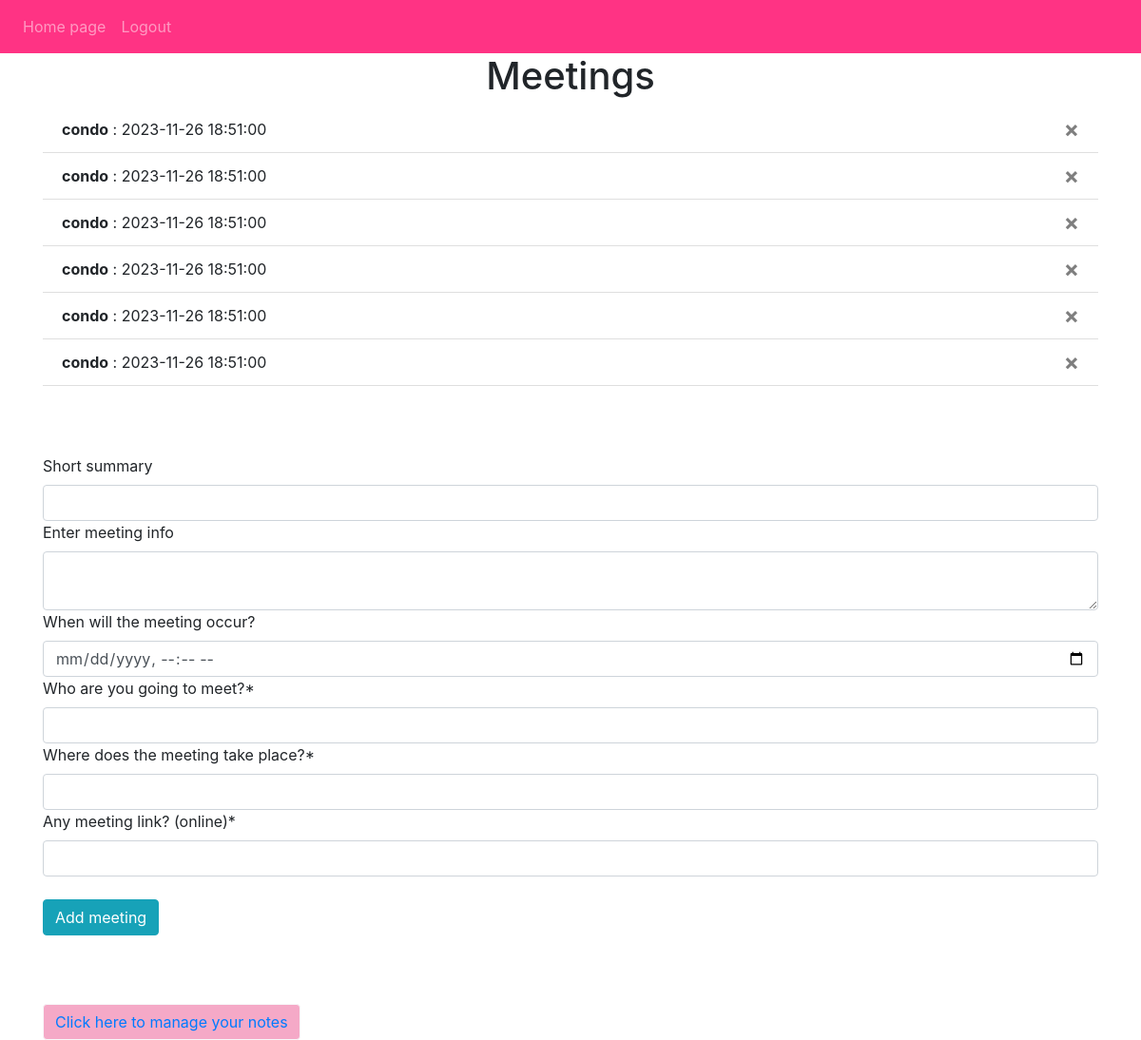
Page /meetings (signed in) on the earlier database version.
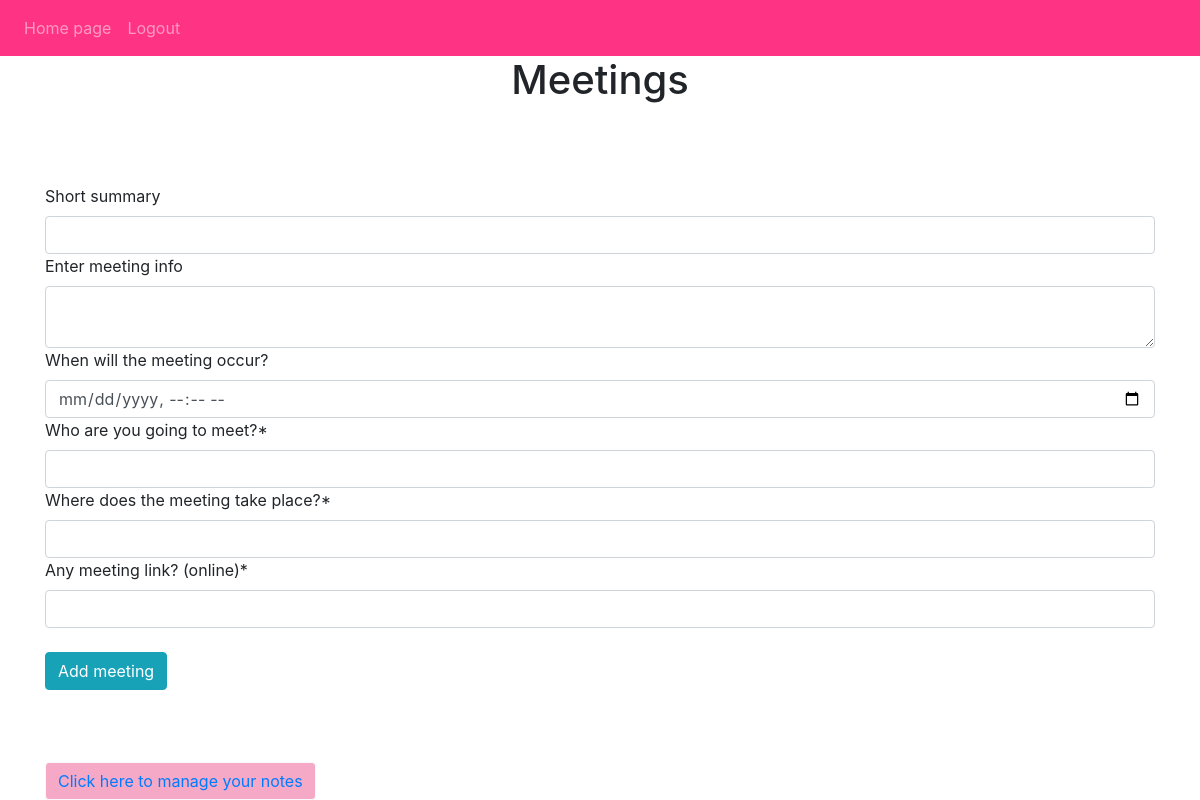
Same page on the later database version.
### planner/models.py (models this page shows)
class Meeting(db.Model):
    id = db.Column(db.Integer, primary_key=True)
    summary = db.Column(db.String(50))
    info = db.Column(db.String(1000))
    when = db.Column(db.DateTime(timezone=True))
    who = db.Column(db.String(50), nullable=True)
    place = db.Column(db.String(50), nullable=True)
    meeting_link = db.Column(db.String(1000), nullable=True)
    date_created = db.Column(db.DateTime(timezone=True), default=func.now())
    user_id = db.Column(db.Integer, db.ForeignKey('user.id'))

### planner/views.py (the view, shortened to what this page needs)
@views.route('/meetings', methods=['GET', 'POST'])
@login_required
def meetings():
    return render_template('meetings.html', user=current_user)

### planner/__init__.py (called while the page is built)
def create_app():
    app = Flask(__name__)
    app.config['SECRET_KEY'] = 'abcd1234efgh5678'
    app.config['SQLALCHEMY_DATABASE_URI'] = f'sqlite:///{DB_NAME}'
    db.init_app(app)
    from .views import views
    from .auth import auth
    app.register_blueprint(views, url_prefix='/')
    app.register_blueprint(auth, url_prefix='/')
    from .models import User, Note, Meeting
    with app.app_context():
        if not path.exists(f'instance/{DB_NAME}'):
            db.create_all()
            print('Created Database!')
    login_manager = LoginManager()
    login_manager.login_view = 'auth.login'
    login_manager.init_app(app)
    @login_manager.user_loader
    def load_user(id):
        return User.query.get(int(id))
    return app

### planner/templates/meetings.html (shortened to what this page needs)
{% extends "base.html" %}
{% block content %}
<h1 align="center">Meetings</h1>
<ul class="list-group list-group-flush" id="notes">
    {% for meeting in user.meetings %}
    <li class="list-group-item"><b>{{ meeting.summary }}</b> : {{ meeting.when }}
    <button type="button"
            class="close"
            onClick="deleteMeeting({{ meeting.id }})">
        <span aria-hidden="true">&times;</span>
    </button>
    </li>
    {% endfor %}
</ul>
<br/><br/></br>
<form method="POST">
    <label for="summary">Short summary</label>
    <input type="text" class="form-control" id="summary" name="summary"/>
    <label for="info">Enter meeting info</label>
    <textarea name="info" id="info" class="form-control"></textarea>
    <label for="when">When will the meeting occur?</label>
    <input type="datetime-local" class="form-control" id="when" name="when"/>
    <label for="who">Who are you going to meet?*</label>
    <input type="text" class="form-control" id="who" name="who"/>
    <label for="place">Where does the meeting take place?*</label>
    <input type="text" class="form-control" id="place" name="place">
    <label for="meeting_link">Any meeting link? (online)*</label>
    <input type="text" class="form-control" id="meeting_link" name="meeting_link">
    <br>
    <button type="submit" class="btn btn-info">Add meeting</button>
</form>
<br><br><br>
<button type="button" class="btn btn-light" style="background-color: #F5A9C7;">
    <a href="/">Click here to manage your notes</a>
</button>
{% endblock %}

### planner/templates/base.html (shortened to what this page needs)
<!DOCTYPE html>
<html lang="en">
<head>
    <link
      rel="stylesheet"
      href="https://stackpath.bootstrapcdn.com/bootstrap/4.4.1/css/bootstrap.min.css"
    />
    <link
      rel="stylesheet"
      href="https://stackpath.bootstrapcdn.com/font-awesome/4.7.0/css/font-awesome.min.css"
    />
</head>
<body>
    <nav class="navbar navbar-expand-lg navbar-dark" style="background-color: #FF3384;">
      <div class="collapse navbar-collapse" id="navbar">
            <div class="navbar-nav">
                {% if user.is_authenticated %}
                <a class="nav-item nav-link" id="home" href="/">Home page</a>
                <a class="nav-item nav-link" id="logout" href="/logout">Logout</a>
                {% else %}
                <a class="nav-item nav-link" id="login" href="/login">Login</a>
                <a class="nav-item nav-link" id="signUp" href="/sign-up">Sign Up</a>
                {% endif %}
            </div>
        </div>
    </nav>
    <div class="container">{% block content %} {% endblock %}</div>
</body>
</html>

Differences in the rows shown:
removed Meeting: summary "condo", when "2023-11-26 18:51:00"
removed Meeting: summary "condo", when "2023-11-26 18:51:00"
removed Meeting: summary "condo", when "2023-11-26 18:51:00"
removed Meeting: summary "condo", when "2023-11-26 18:51:00"
removed Meeting: summary "condo", when "2023-11-26 18:51:00"
removed Meeting: summary "condo", when "2023-11-26 18:51:00"
